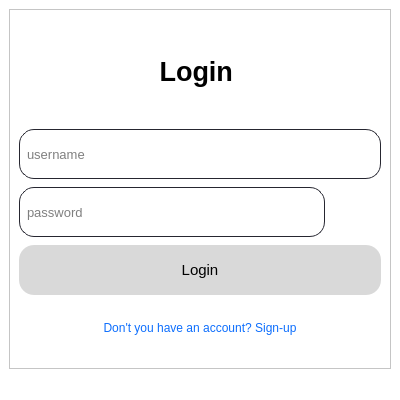
<?xml version="1.0" encoding="UTF-8"?>
<ui version="4.0">
 <class>MainWindow</class>
 <widget class="QMainWindow" name="MainWindow">
  <property name="geometry">
   <rect>
    <x>0</x>
    <y>0</y>
    <width>400</width>
    <height>400</height>
   </rect>
  </property>
  <property name="sizePolicy">
   <sizepolicy hsizetype="Fixed" vsizetype="Fixed">
    <horstretch>0</horstretch>
    <verstretch>0</verstretch>
   </sizepolicy>
  </property>
  <property name="minimumSize">
   <size>
    <width>400</width>
    <height>400</height>
   </size>
  </property>
  <property name="maximumSize">
   <size>
    <width>400</width>
    <height>400</height>
   </size>
  </property>
  <property name="windowTitle">
   <string>Login</string>
  </property>
  <property name="styleSheet">
   <string notr="true">background-color: rgb(255, 255, 255);</string>
  </property>
  <property name="tabShape">
   <enum>QTabWidget::Triangular</enum>
  </property>
  <widget class="QWidget" name="centralwidget">
   <layout class="QGridLayout" name="gridLayout">
    <item row="0" column="0">
     <widget class="QFrame" name="frame">
      <property name="maximumSize">
       <size>
        <width>400</width>
        <height>400</height>
       </size>
      </property>
      <property name="frameShape">
       <enum>QFrame::StyledPanel</enum>
      </property>
      <property name="frameShadow">
       <enum>QFrame::Raised</enum>
      </property>
      <layout class="QGridLayout" name="gridLayout_2">
       <item row="8" column="0">
        <widget class="QPushButton" name="pushButton_2">
         <property name="maximumSize">
          <size>
           <width>400</width>
           <height>50</height>
          </size>
         </property>
         <property name="styleSheet">
          <string notr="true">QPushButton{
	color:rgb(13, 110, 253);
	border-radius: 15px;
}

QPushButton:hover{
	color: rgb(0, 0, 255);
	font: 8pt &quot;MS Shell Dlg 2&quot;;
	text-decoration: underline;


}
</string>
         </property>
         <property name="text">
          <string>Don't you have an account? Sign-up</string>
         </property>
        </widget>
       </item>
       <item row="1" column="0">
        <widget class="QLabel" name="label_2">
         <property name="minimumSize">
          <size>
           <width>100</width>
           <height>50</height>
          </size>
         </property>
         <property name="maximumSize">
          <size>
           <width>400</width>
           <height>100</height>
          </size>
         </property>
         <property name="font">
          <font>
           <pointsize>20</pointsize>
           <weight>75</weight>
           <bold>true</bold>
          </font>
         </property>
         <property name="styleSheet">
          <string notr="true"/>
         </property>
         <property name="text">
          <string>Login </string>
         </property>
         <property name="alignment">
          <set>Qt::AlignCenter</set>
         </property>
        </widget>
       </item>
       <item row="4" column="0">
        <layout class="QHBoxLayout" name="horizontalLayout">
         <item>
          <widget class="QLineEdit" name="lineEdit_2">
           <property name="maximumSize">
            <size>
             <width>350</width>
             <height>50</height>
            </size>
           </property>
           <property name="font">
            <font>
             <pointsize>10</pointsize>
            </font>
           </property>
           <property name="styleSheet">
            <string notr="true">QLineEdit{
	border: 1px solid rgb(38, 38, 48);
	border-radius: 15px;
	Padding-left: 5px;
	background-color: rgb(255, 255, 255);
}

QLineEdit:focus{
	border: 2px solid rgb(35, 218, 233)
}</string>
           </property>
           <property name="echoMode">
            <enum>QLineEdit::Password</enum>
           </property>
           <property name="placeholderText">
            <string>password</string>
           </property>
          </widget>
         </item>
         <item>
          <widget class="QPushButton" name="show_btn">
           <property name="minimumSize">
            <size>
             <width>50</width>
             <height>50</height>
            </size>
           </property>
           <property name="maximumSize">
            <size>
             <width>50</width>
             <height>50</height>
            </size>
           </property>
           <property name="styleSheet">
            <string notr="true">QPushButton{
	color: rgb(0, 0, 0);
	background-color:rgb(255, 255, 255);
	border-radius: 15px;
}
</string>
           </property>
           <property name="text">
            <string/>
           </property>
           <property name="icon">
            <iconset>
             <normaloff>view.png</normaloff>view.png</iconset>
           </property>
           <property name="iconSize">
            <size>
             <width>40</width>
             <height>40</height>
            </size>
           </property>
          </widget>
         </item>
        </layout>
       </item>
       <item row="3" column="0">
        <widget class="QLineEdit" name="lineEdit">
         <property name="maximumSize">
          <size>
           <width>400</width>
           <height>50</height>
          </size>
         </property>
         <property name="font">
          <font>
           <pointsize>10</pointsize>
          </font>
         </property>
         <property name="styleSheet">
          <string notr="true">QLineEdit{
	border: 1px solid rgb(38, 38, 48);
	border-radius: 15px;
	Padding-left: 5px;
	background-color: rgb(255, 255, 255);
}

QLineEdit:focus{
	border: 2px solid rgb(35, 218, 233)
}</string>
         </property>
         <property name="alignment">
          <set>Qt::AlignLeading|Qt::AlignLeft|Qt::AlignVCenter</set>
         </property>
         <property name="placeholderText">
          <string>username</string>
         </property>
        </widget>
       </item>
       <item row="7" column="0">
        <widget class="QPushButton" name="pushButton">
         <property name="maximumSize">
          <size>
           <width>400</width>
           <height>50</height>
          </size>
         </property>
         <property name="font">
          <font>
           <pointsize>11</pointsize>
           <weight>50</weight>
           <bold>false</bold>
          </font>
         </property>
         <property name="styleSheet">
          <string notr="true">QPushButton{
	border-radius: 15px;
	background-color: rgb(217, 217, 217);
}

QPushButton:hover{
	background-color: rgb(26, 179, 179)
}
</string>
         </property>
         <property name="text">
          <string>Login</string>
         </property>
        </widget>
       </item>
      </layout>
     </widget>
    </item>
   </layout>
  </widget>
  <widget class="QStatusBar" name="statusbar"/>
 </widget>
 <resources/>
 <connections/>
</ui>
